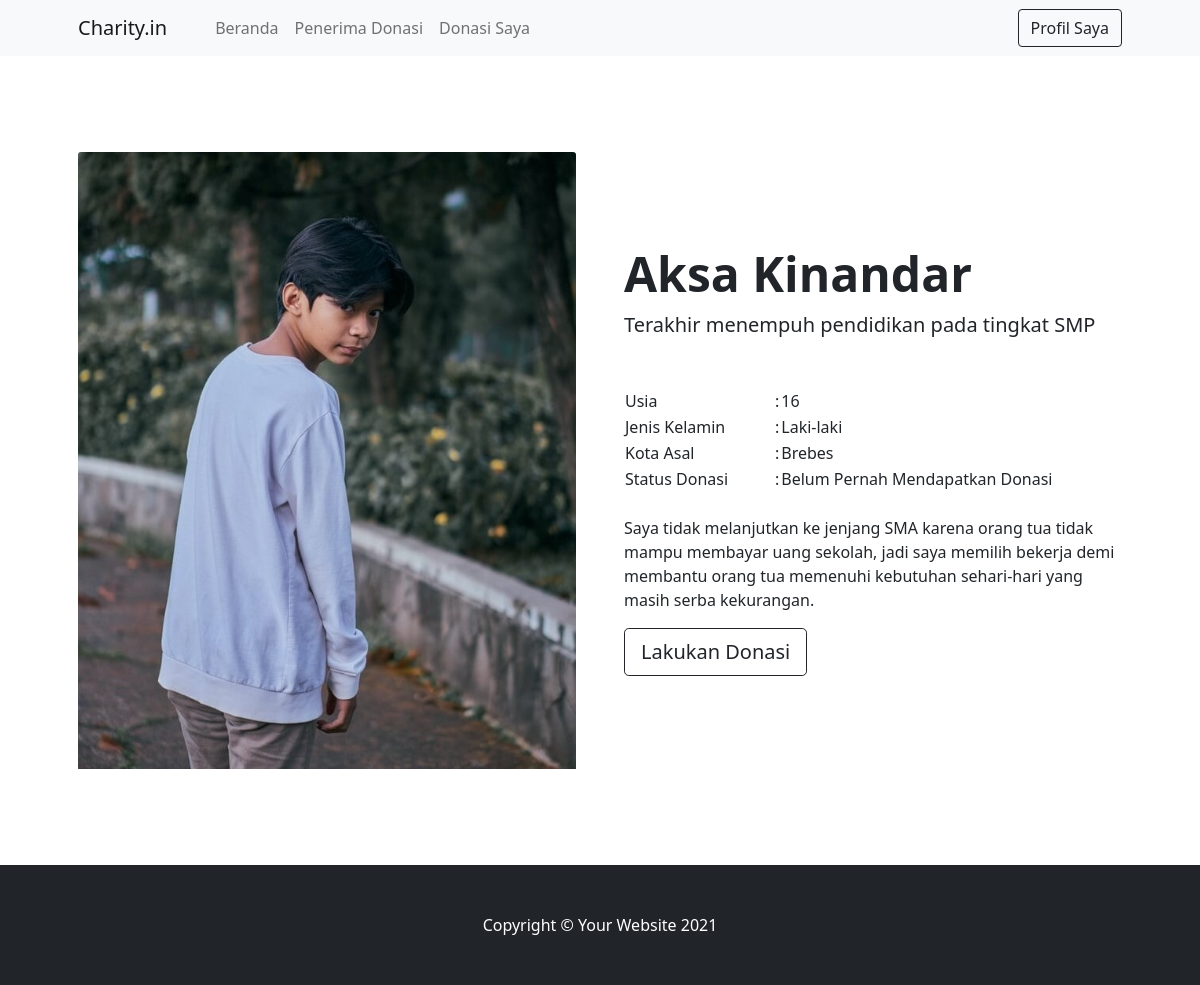
/project/public/Penerima_donasi/detail/2 (signed in), run on the app's committed database.
### tables this page shows
CREATE TABLE `daftar_donasi` (
  `id_person` int(7) NOT NULL,
  `foto` varchar(20) DEFAULT NULL,
  `nama` varchar(50) NOT NULL,
  `usia` int(5) NOT NULL,
  `gender` varchar(15) NOT NULL,
  `asal` varchar(100) NOT NULL,
  `pendidikan` varchar(30) NOT NULL,
  `bio` varchar(255) NOT NULL,
  `status` varchar(50) NOT NULL
);

### project/app/core/Controller.php (called while the page is built, shortened)
<?php
class Controller {
    public function view($view, $data=[]){
        require_once '../app/views/' . $view . '.php';
    }
    public function model($model){
        return new $model;
    }
}

### project/app/controllers/Penerima_donasi.php (called while the page is built, shortened)
<?php
class Penerima_donasi extends Controller{
    public function detail($id){
        $data['penerima_donasi'] = $this->model('Penerima_donasi_model')->getPenerima_donasi_id($id);
        $this->view('penerima_donasi/detail', $data);
    }
}

### project/app/core/App.php (called while the page is built, shortened)
<?php
class App {
    protected $method = 'index';
    protected $params = [];
    public function __construct(){
        $url = $this->parseurl();
        if(file_exists('../app/controllers/' . $url[0] . '.php')){
            unset($url[0]);
        }
        $this->controller = new $this->controller;
        if(isset($url[1])){
            if(method_exists($this->controller, $url[1])){
                $this->method = $url[1];
                unset($url[1]);
            }
        }
        if(!empty($url)){
            $this->params = array_values($url);
        }
        call_user_func_array([$this->controller, $this->method], $this->params);
    }
    public function parseurl(){
        if(isset($_GET['url'])){
            $url = rtrim($_GET['url'], '/');
            $url = filter_var($url, FILTER_SANITIZE_URL);
            $url = explode('/', $url);
            return $url;
        }
    }
}

### project/public/index.php (called while the page is built, shortened)
<?php
$app = new App;

### project/app/core/Database.php (called while the page is built, shortened)
<?php
class Database{
    private $host = db_host;
    private $usn = db_usn;
    private $pass = db_pass;
    private $db_name = db_name;
    private $dbh;
    private $query;
    public function __construct(){
        $condb = 'mysql:host=' . $this->host . ';dbname='. $this->db_name;
        try {
            $this->dbh = new PDO($condb, $this->usn, $this->pass);
        } catch (PDOException $e) {
            die($e->getMessage());
        }
    }
    public function query($q){
        $this->query = $this->dbh->prepare($q);
    }
    public function bind($param, $value, $type = null){
        if(is_null($type)){
            switch(true){
                default:
                    $type = PDO::PARAM_STR;
            }
        }
        $this->query->bindValue($param, $value, $type);
    }
    public function execute(){
        $this->query->execute();
    }
    public function single(){
        $this->execute();
        return $this->query->fetch(PDO::FETCH_ASSOC);
    }
}

### project/app/models/Penerima_donasi_model.php (called while the page is built, shortened)
<?php
class Penerima_donasi_model {
    private $db;
    public function __construct(){
        $this->db = new Database;
    }
    public function getPenerima_donasi_id($id){
        $this->db->query('SELECT * FROM daftar_donasi WHERE id_person=:id');
        $this->db->bind('id',$id);
        return $this->db->single();
    }
}

### project/app/views/penerima_donasi/detail.php (the view, shortened to what this page needs)
<!DOCTYPE html>
<html lang="en">
    <head>
        <link href="https://cdn.jsdelivr.net/npm/bootstrap-icons@1.5.0/font/bootstrap-icons.css" rel="stylesheet" />
        <link href="<?= BASEURL; ?>/css/detail_penerima_donasi.css" rel="stylesheet" />
    </head>
    <body>
        <nav class="navbar navbar-expand-lg navbar-light bg-light">
            <div class="container px-4 px-lg-5">
                <a class="navbar-brand" href="#!">Charity.in</a>
                <div class="collapse navbar-collapse" id="navbarSupportedContent">
                    <ul class="navbar-nav me-auto mb-2 mb-lg-0 ms-lg-4">
                        <li class="nav-item"><a class="nav-link" href="<?= BASEURL; ?>/Beranda">Beranda</a></li>
                        <li class="nav-item"><a class="nav-link" href="<?= BASEURL; ?>/Penerima_donasi">Penerima Donasi</a></li>
                        <li class="nav-item"><a class="nav-link" href="<?= BASEURL; ?>/Donasi_saya">Donasi Saya</a></li>
                    </ul>
                    <form class="d-flex">
                        <div class="text-center"><a class="btn btn-outline-dark mt-auto" href="<?= BASEURL; ?>/Profil">Profil Saya</a></div>
                    </form>
                </div>
            </div>
        </nav>
        <section class="py-5">
            <div class="container px-4 px-lg-5 my-5">
                <div class="row gx-4 gx-lg-5 align-items-center">
                    <div class="col-md-6"><img class="card-img-top mb-5 mb-md-0" src="<?= BASEURL; ?>/img/detail/<?= $data['penerima_donasi']['foto']; ?>.jpg" alt="..." /></div>
                    <div class="col-md-6">
                        <h1 class="display-5 fw-bolder"><?= $data['penerima_donasi']['nama']; ?></h1>
                        <div class="fs-5 mb-5">
                            Terakhir menempuh pendidikan pada tingkat <?= $data['penerima_donasi']['pendidikan']; ?>
                        </div>
                        <table>
                            <tr>
                                <td style="width: 150px;">Usia</td>
                                <td>:</td>
                                <td><?= $data['penerima_donasi']['usia']; ?></td>
                            </tr>
                            <tr>
                                <td>Jenis Kelamin</td>
                                <td>:</td>
                                <td><?= $data['penerima_donasi']['gender']; ?></td>
                            </tr>
                            <tr>
                                <td>Kota Asal</td>
                                <td>:</td>
                                <td><?= $data['penerima_donasi']['asal']; ?></td>
                            </tr>
                            <tr>
                                <td>Status Donasi</td>
                                <td>:</td>
                                <td><?= $data['penerima_donasi']['status']; ?></td>
                            </tr>
                        </table>
                        <br>
                        <p><?= $data['penerima_donasi']['bio']; ?></p>
                        <div class="d-flex">
                            <div class="text-center"><a class="btn btn-outline-dark btn-lg mt-auto" href="<?= BASEURL; ?>/Form_donasi/index/<?= $data['penerima_donasi']['id_person'] ?>">Lakukan Donasi</a></div>
                        </div>
                    </div>
                </div>
            </div>
        </section>
        <footer class="py-5 bg-dark">
            <div class="container"><p class="m-0 text-center text-white">Copyright &copy; Your Website 2021</p></div>
        </footer>
    </body>
</html>

### data on the page
daftar_donasi: foto (picture), nama "Aksa Kinandar", pendidikan "SMP", usia "16", gender "Laki-laki", asal "Brebes", status "Belum Pernah Mendapatkan Donasi", bio "Saya tidak melanjutkan ke jenjang SMA karena orang tua tidak mampu membayar uang sekolah, jadi saya memilih bekerja demi membantu orang tua memenuhi kebutuhan sehari-hari yang masih serba kekurangan."
